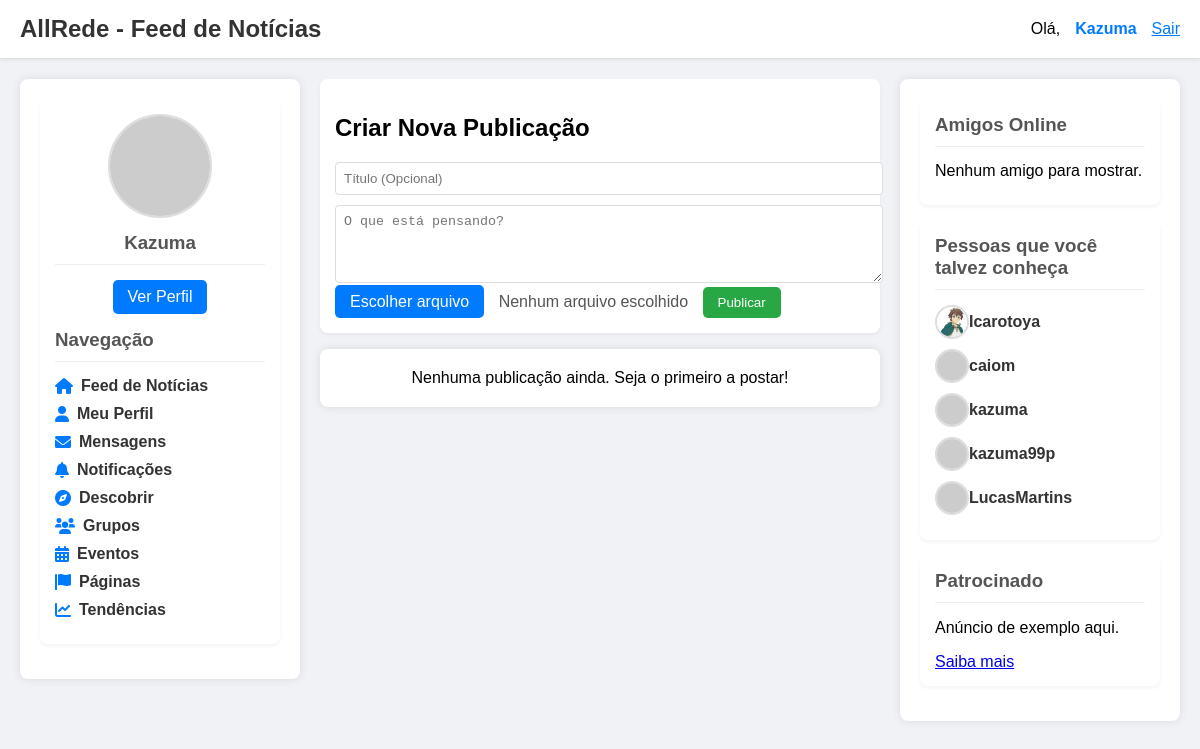
The app's page / (signed in) with its own data.
### accounts/models.py (models this page shows)
class CustomUser(AbstractUser):
    avatar = models.ImageField(upload_to='avatars/', blank=True, null=True)
    bio = models.TextField(blank=True, null=True)
    groups = models.ManyToManyField(
        'auth.Group',
        verbose_name='groups',
        blank=True,
        help_text='The groups this user belongs to. A user will get all permissions '
                    'granted to each of their groups.',
        related_name="customuser_groups",
        related_query_name="customuser",
    )
    user_permissions = models.ManyToManyField(
        'auth.Permission',
        verbose_name='user permissions',
        blank=True,
        help_text='Specific permissions for this user.',
        related_name="customuser_permissions",
        related_query_name="customuser",
    )

### posts/views_html.py (the view, shortened to what this page needs)
@login_required
def post_list_create_view(request):
    form = PostForm()
    comment_form = CommentForm()
    user_friends_ids = []
    if request.user.is_authenticated:
        friends_as_user = Friendship.objects.filter(user=request.user, status='accepted').values_list('friend__id', flat=True)
        friends_as_friend = Friendship.objects.filter(friend=request.user, status='accepted').values_list('user__id', flat=True)
        user_friends_ids = list(set(list(friends_as_user) + list(friends_as_friend)))
    author_ids = user_friends_ids + [request.user.id] if request.user.is_authenticated else []
    all_posts = Post.objects.filter(author__id__in=author_ids).order_by('-created_at')
    posts_data = []
    paginator = Paginator(posts_data, 10)
    page_number = request.GET.get('page')
    try:
        posts_page = paginator.page(page_number)
    except PageNotAnInteger:
        posts_page = paginator.page(1)
    except EmptyPage:
        posts_page = paginator.page(paginator.num_pages)
    current_user_profile = request.user
    online_friends = CustomUser.objects.filter(id__in=user_friends_ids).order_by('username')
    all_related_users_ids = set(user_friends_ids)
    if request.user.is_authenticated:
        all_related_users_ids.add(request.user.id)
        pending_sent_requests = FriendRequest.objects.filter(from_user=request.user, is_active=True).values_list('to_user__id', flat=True)
        pending_received_requests = FriendRequest.objects.filter(to_user=request.user, is_active=True).values_list('from_user__id', flat=True)
        all_related_users_ids.update(pending_sent_requests)
        all_related_users_ids.update(pending_received_requests)
    suggested_friends = CustomUser.objects.exclude(id__in=list(all_related_users_ids)).order_by('?')[:5]
    context = {
        'form': form,
        'comment_form': comment_form, # Este é o formulário geral, mas o de cada post é passado em posts_data
        'posts_data': posts_page,
        'posts_page': posts_page,
        'current_user_profile': current_user_profile,
        'online_friends': online_friends,
        'suggested_friends': suggested_friends,
    }
    return render(request, 'home.html', context)

### templates/home.html (shortened to what this page needs)
<!DOCTYPE html>
<html lang="pt-br">
<head>
    <link rel="stylesheet" href="https://cdnjs.cloudflare.com/ajax/libs/font-awesome/6.0.0-beta3/css/all.min.css">
</head>
<body>
    <div class="header">
        <h1><a href="{% url 'home' %}" style="text-decoration: none; color: #333;">AllRede - Feed de Notícias</a></h1>
        <div class="user-info">
            {% if request.user.is_authenticated %}
                Olá, <a href="{% url 'accounts:user_profile' username=request.user.username %}">{{ request.user.username }}</a>
                <form action="{% url 'logout' %}" method="post" style="display: inline;">
                    <button type="submit" style="background: none; border: none; color: #007bff; cursor: pointer; text-decoration: underline; font-size: 1em;">Sair</button>
                </form>
            {% else %}
                <a href="{% url 'accounts:login' %}">Entrar</a>
                <a href="{% url 'accounts:register' %}">Registrar</a>
            {% endif %}
        </div>
    </div>
    <div class="main-content">
        <div class="sidebar left-sidebar">
            <div class="sidebar-card">
                {% if request.user.is_authenticated %}
                    <div style="text-align: center; margin-bottom: 15px;">
                        {% if request.user.avatar %}
                            <img src="{{ request.user.avatar.url }}" alt="Foto de Perfil" class="profile-picture">
                        {% else %}
                            <img src="https://via.placeholder.com/100" alt="Sem Foto" class="profile-picture">
                        {% endif %}
                        <h3 style="margin-top: 10px; margin-bottom: 5px;">{{ request.user.username }}</h3>
                        <a href="{% url 'accounts:user_profile' username=request.user.username %}" class="btn">Ver Perfil</a>
                    </div>
                {% endif %}
                <h3>Navegação</h3>
                <ul>
                    <li><a href="{% url 'home' %}"><i class="fas fa-home"></i> Feed de Notícias</a></li>
                    <li><a href="{% url 'accounts:user_profile' username=request.user.username %}"><i class="fas fa-user"></i> Meu Perfil</a></li>
                    <li><a href="#"><i class="fas fa-envelope"></i> Mensagens</a></li>
                    <li><a href="#"><i class="fas fa-bell"></i> Notificações</a></li>
                    <li><a href="#"><i class="fas fa-compass"></i> Descobrir</a></li>
                    <li><a href="#"><i class="fas fa-users"></i> Grupos</a></li>
                    <li><a href="#"><i class="fas fa-calendar-alt"></i> Eventos</a></li>
                    <li><a href="#"><i class="fas fa-flag"></i> Páginas</a></li>
                    <li><a href="#"><i class="fas fa-chart-line"></i> Tendências</a></li>
                </ul>
            </div>
        </div>
        <div class="center-content">
            <div class="sidebar-card">
                <h2>Criar Nova Publicação</h2>
                <form method="post" enctype="multipart/form-data" action="{% url 'home' %}">
                    <input type="text" name="title" placeholder="Título (Opcional)" style="width: 100%; padding: 8px; margin-bottom: 10px; border: 1px solid #ddd; border-radius: 4px;">
                    <textarea name="content" placeholder="O que está pensando?" rows="4" style="width: 100%; padding: 8px; border: 1px solid #ddd; border-radius: 4px; resize: vertical;"></textarea>
                    <label for="image-upload" style="background-color: #007bff; color: white; padding: 8px 15px; border-radius: 5px; cursor: pointer;">Escolher arquivo</label>
                    <span id="file-name" style="margin-left: 10px; color: #555;">Nenhum arquivo escolhido</span>
                    <button type="submit" style="background-color: #28a745; color: white; padding: 8px 15px; border: none; border-radius: 5px; cursor: pointer; margin-left: 10px;">Publicar</button>
                </form>
            </div>
            <div class="posts-list">
                {% if posts_data %}
                    {% for data in posts_data %}
                        <div class="post">
                            <div class="post-header">
                                {% if data.post.author.avatar %}
                                    <img src="{{ data.post.author.avatar.url }}" alt="Foto de Perfil" class="profile-picture-small">
                                {% else %}
                                    <img src="https://via.placeholder.com/40" alt="Sem Foto" class="profile-picture-small">
                                {% endif %}
                                <a href="{% url 'accounts:user_profile' username=data.post.author.username %}" class="username">{{ data.post.author.username }}</a>
                                <small style="margin-left: auto;">{{ data.post.created_at|date:"d M, H:i" }}</small>
                            </div>
                            <div class="post-content">
                                {% if data.post.title %}
                                    <h3>{{ data.post.title }}</h3>
                                {% endif %}
                                <p>{{ data.post.content }}</p>
                                {% if data.post.image %}
                                    <img src="{{ data.post.image.url }}" alt="Imagem da Publicação">
                                {% endif %}
                            </div>
                            <div class="post-actions" style="display: flex; justify-content: space-around; margin-top: 10px;">
                                <form action="{% url 'like_post' post_id=data.post.id %}" method="post" style="display: inline;">
                                    {% csrf_token %}
                                    <button type="submit" class="{% if data.user_has_liked %}liked{% endif %}" style="color: {% if data.user_has_liked %}red{% else %}grey{% endif %};">
                                        <i class="fas fa-heart"></i> Curtir ({{ data.post.likes.count }})
                                    </button>
                                </form>
                                <a href="#" onclick="document.getElementById('comment-form-{{ data.post.id }}').style.display='block'; return false;" style="color: grey; text-decoration: none; font-size: 1.2rem; display: flex; align-items: center;"><i class="fas fa-comment"></i> Comentar ({{ data.comments.count }})</a>
                                {% if request.user == data.post.author %}
                                <form action="{% url 'delete_post' post_id=data.post.id %}" method="post" style="display: inline;">
                                    {% csrf_token %}
                                    <button type="submit" style="color: grey;" onclick="return confirm('Tem certeza que deseja excluir esta publicação?');">
                                        <i class="fas fa-trash"></i> Excluir
                                    </button>
                                </form>
                                {% endif %}
                            </div>
                            <div class="comments-section" id="comment-form-{{ data.post.id }}" style="display: none;">
                                <form action="{% url 'add_comment_to_post' post_id=data.post.id %}" method="post">
                                    {% csrf_token %}
                                    <textarea name="content" placeholder="Adicione um comentário..." rows="2" style="width: 100%; padding: 8px; border: 1px solid #ddd; border-radius: 4px; resize: vertical; margin-bottom: 5px;"></textarea>
                                    <button type="submit" class="btn">Comentar</button>
                                </form>
                                <div class="comments-list" style="margin-top: 10px;">
                                    {% for comment in data.comments %}
                                        <div class="comment">
                                            <a href="{% url 'accounts:user_profile' username=comment.author.username %}">{{ comment.author.username }}</a>: {{ comment.content }}
                                            <small>{{ comment.created_at|date:"d M, H:i" }}</small>
                                        </div>
                                    {% endfor %}
                                </div>
                            </div>
                        </div>
                    {% endfor %}
                    <div class="pagination" style="text-align: center; margin-top: 20px;">
                        {% if posts_page.has_previous %}
                            <a href="?page={{ posts_page.previous_page_number }}" class="btn">Anterior</a>
                        {% endif %}
                        <span class="current-page" style="font-weight: bold; margin: 0 10px;">
                            Página {{ posts_page.number }} de {{ posts_page.paginator.num_pages }}
                        </span>
                        {% if posts_page.has_next %}
                            <a href="?page={{ posts_page.next_page_number }}" class="btn">Próxima</a>
                        {% endif %}
                    </div>
                {% else %}
                    <p style="text-align: center; padding: 20px; background-color: #fff; border-radius: 8px; box-shadow: 0 0 10px rgba(0, 0, 0, 0.1);">Nenhuma publicação ainda. Seja o primeiro a postar!</p>
                {% endif %}
            </div>
        </div>
        <div class="sidebar right-sidebar">
            <div class="sidebar-card">
                <h3>Amigos Online</h3>
                <ul>
                    {% if online_friends %}
                        {% for friend in online_friends %}
                            <li>
                                <a href="{% url 'accounts:user_profile' username=friend.username %}">
                                    {% if friend.avatar %}
                                        <img src="{{ friend.avatar.url }}" alt="Foto de Perfil" class="profile-picture-small">
                                    {% else %}
                                        <img src="https://via.placeholder.com/30" alt="Sem Foto" class="profile-picture-small">
                                    {% endif %}
                                    {{ friend.username }}
                                </a>
                            </li>
                        {% endfor %}
                    {% else %}
                        <li>Nenhum amigo para mostrar.</li>
                    {% endif %}
                </ul>
            </div>
            <div class="sidebar-card">
                <h3>Pessoas que você talvez conheça</h3>
                <ul>
                    {% if suggested_friends %}
                        {% for suggestion in suggested_friends %}
                            <li>
                                <a href="{% url 'accounts:user_profile' username=suggestion.username %}">
                                    {% if suggestion.avatar %}
                                        <img src="{{ suggestion.avatar.url }}" alt="Foto de Perfil" class="profile-picture-small">
                                    {% else %}
                                        <img src="https://via.placeholder.com/30" alt="Sem Foto" class="profile-picture-small">
                                    {% endif %}
                                    {{ suggestion.username }}
                                </a>
                            </li>
                        {% endfor %}
                    {% else %}
                        <li>Nenhuma sugestão no momento.</li>
                    {% endif %}
                </ul>
            </div>
            <div class="sidebar-card ad-banner">
                <h3>Patrocinado</h3>
                <p>Anúncio de exemplo aqui.</p>
                <a href="#">Saiba mais</a>
            </div>
        </div>
    </div>
</body>
</html>

### records on screen
CustomUser: user.username "Kazuma"
CustomUser: avatar (picture), username "Icarotoya"
CustomUser: username "caiom"
CustomUser: username "kazuma"
CustomUser: username "kazuma99p"
CustomUser: username "LucasMartins"
